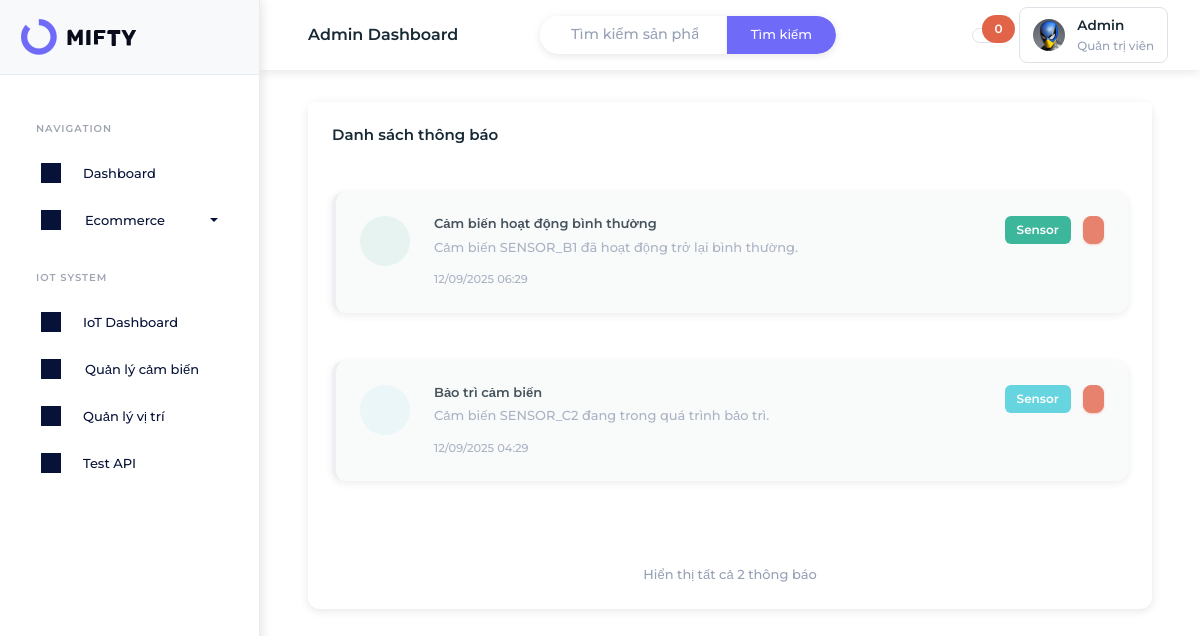
The app's page /admin/notifications/index.php?type=sensor with its own data.
### tables this page shows
CREATE TABLE IF NOT EXISTS notifications (
    id INT AUTO_INCREMENT PRIMARY KEY,
    title VARCHAR(255) NOT NULL,
    message TEXT NOT NULL,
    type ENUM('product', 'sensor', 'system', 'alert') DEFAULT 'system',
    icon VARCHAR(100) DEFAULT 'iconoir-bell',
    icon_color VARCHAR(50) DEFAULT 'primary',
    is_read BOOLEAN DEFAULT FALSE,
    related_id INT DEFAULT NULL COMMENT 'ID của sản phẩm, cảm biến hoặc entity liên quan',
    related_type VARCHAR(50) DEFAULT NULL COMMENT 'Loại entity liên quan: product, sensor, category',
    created_at TIMESTAMP DEFAULT CURRENT_TIMESTAMP,
    updated_at TIMESTAMP DEFAULT CURRENT_TIMESTAMP ON UPDATE CURRENT_TIMESTAMP
);

### admin/notifications/index.php (the view, shortened to what this page needs)
<?php
try {
    $database = new Database();
    $pdo = $database->getConnection();
    $page = isset($_GET['page']) ? (int)$_GET['page'] : 1;
    $limit = 6;
    $offset = ($page - 1) * $limit;
    $type_filter = isset($_GET['type']) ? $_GET['type'] : '';
    $status_filter = isset($_GET['status']) ? $_GET['status'] : '';
    $where_conditions = [];
    $params = [];
    if (!empty($type_filter)) {
        $where_conditions[] = "type = ?";
        $params[] = $type_filter;
    }
    $where_clause = !empty($where_conditions) ? "WHERE " . implode(" AND ", $where_conditions) : "";
    $count_sql = "SELECT COUNT(*) as total FROM notifications $where_clause";
    $count_stmt = $pdo->prepare($count_sql);
    $count_stmt->execute($params);
    $total_notifications = $count_stmt->fetch()['total'];
    $total_pages = ceil($total_notifications / $limit);
    $sql = "SELECT * FROM notifications $where_clause ORDER BY created_at DESC LIMIT " . (int)$limit . " OFFSET " . (int)$offset;
    $stmt = $pdo->prepare($sql);
    $stmt->execute($params);
    $notifications = $stmt->fetchAll(PDO::FETCH_ASSOC);
} catch(Exception $e) {
    $error = "Lỗi kết nối database: " . $e->getMessage();
    $notifications = [];
    $stats = ['total' => 0, 'unread' => 0, 'product' => 0, 'sensor' => 0, 'system' => 0, 'alert' => 0];
}
?>
<!DOCTYPE html>
<html lang="vi" dir="ltr" data-startbar="light" data-bs-theme="light">
<head>
    <link href="../../assets/css/bootstrap.min.css" rel="stylesheet" type="text/css" />
    <link href="../../assets/css/icons.min.css" rel="stylesheet" type="text/css" />
    <link href="../../assets/css/app.min.css" rel="stylesheet" type="text/css" />
    <link href="../../assets/css/font-consistency.css" rel="stylesheet" type="text/css" />
    <link href="../partials/layout.css" rel="stylesheet" type="text/css" />
</head>
<body>
    <?php include '../partials/sidebar.php'; ?>
    <div class="content-page">
        <div class="content">
            <?php include '../partials/header.php'; ?>
            <div class="container-fluid">
                <div class="row">
                    <div class="col-12">
                        <div class="card">
                            <div class="card-header">
                                <h5 class="card-title mb-0">Danh sách thông báo</h5>
                            </div>
                            <div class="card-body">
                                <?php if (!empty($notifications)): ?>
                                    <div class="row" id="notifications-list">
                                        <?php foreach ($notifications as $notification): ?>
                                            <div class="col-12 mb-3">
                                                <div class="card notification-card <?php echo $notification['is_read'] ? 'read' : 'unread'; ?>"
                                                     data-id="<?php echo $notification['id']; ?>">
                                                    <div class="card-body">
                                                        <div class="d-flex">
                                                            <div class="flex-shrink-0">
                                                                <div class="notification-icon bg-<?php echo $notification['icon_color']; ?>-subtle text-<?php echo $notification['icon_color']; ?>">
                                                                </div>
                                                            </div>
                                                            <div class="flex-grow-1 ms-3">
                                                                <div class="d-flex justify-content-between align-items-start">
                                                                    <div>
                                                                        <h6 class="mb-1 fw-semibold"><?php echo htmlspecialchars($notification['title']); ?></h6>
                                                                        <p class="text-muted mb-2"><?php echo htmlspecialchars($notification['message']); ?></p>
                                                                        <small class="text-muted">
                                                                            <?php echo date('d/m/Y H:i', strtotime($notification['created_at'])); ?>
                                                                        </small>
                                                                    </div>
                                                                    <div class="d-flex gap-2">
                                                                        <span class="badge bg-<?php echo $notification['icon_color']; ?>">
                                                                            <?php echo ucfirst($notification['type']); ?>
                                                                        </span>
                                                                        <button class="btn btn-sm btn-danger" onclick="deleteNotification(<?php echo $notification['id']; ?>)">
                                                                        </button>
                                                                    </div>
                                                                </div>
                                                            </div>
                                                        </div>
                                                    </div>
                                                </div>
                                            </div>
                                        <?php endforeach; ?>
                                    </div>
                                    <?php if ($total_pages > 1): ?>
                                        <div class="d-flex justify-content-between align-items-center mt-4">
                                            <div class="pagination-info">
                                                Hiển thị <?php echo $offset + 1; ?>-<?php echo min($offset + $limit, $total_notifications); ?>
                                                trong tổng số <?php echo $total_notifications; ?> thông báo
                                            </div>
                                            <nav aria-label="Phân trang thông báo">
                                                <ul class="pagination mb-0">
                                                    <?php if ($page > 1): ?>
                                                        <li class="page-item">
                                                            <a class="page-link" href="?page=<?php echo $page - 1; ?>&type=<?php echo $type_filter; ?>&status=<?php echo $status_filter; ?>" title="Trang trước">
                                                                <i class="iconoir-arrow-left"></i>
                                                            </a>
                                                        </li>
                                                    <?php endif; ?>
                                                    <?php
                                                    $start_page = max(1, $page - 2);
                                                    $end_page = min($total_pages, $page + 2);
                                                    if ($start_page > 1): ?>
                                                        <li class="page-item disabled">
                                                            <span class="page-link">...</span>
                                                        </li>
                                                    <?php endif; ?>
                                                    <?php for ($i = $start_page; $i <= $end_page; $i++): ?>
                                                        <li class="page-item <?php echo $i === $page ? 'active' : ''; ?>">
                                                            <a class="page-link" href="?page=<?php echo $i; ?>&type=<?php echo $type_filter; ?>&status=<?php echo $status_filter; ?>"><?php echo $i; ?></a>
                                                        </li>
                                                    <?php endfor; ?>
                                                    <?php if ($end_page < $total_pages): ?>
                                                        <li class="page-item disabled">
                                                            <span class="page-link">...</span>
                                                        </li>
                                                    <?php endif; ?>
                                                    <?php if ($page < $total_pages): ?>
                                                        <li class="page-item">
                                                            <a class="page-link" href="?page=<?php echo $page + 1; ?>&type=<?php echo $type_filter; ?>&status=<?php echo $status_filter; ?>" title="Trang sau">
                                                                <i class="iconoir-arrow-right"></i>
                                                            </a>
                                                        </li>
                                                    <?php endif; ?>
                                                </ul>
                                            </nav>
                                        </div>
                                    <?php else: ?>
                                        <div class="text-center text-muted mt-4">
                                            Hiển thị tất cả <?php echo $total_notifications; ?> thông báo
                                        </div>
                                    <?php endif; ?>
                                <?php endif; ?>
                            </div>
                        </div>
                    </div>
                </div>
            </div>
        </div>
    </div>
</body>
</html>

### admin/partials/layout.css (style rules this page uses)
.content-page { margin-top: 70px; margin-left: 260px; transition: margin-left 0.3s ease; min-height: calc(100vh - 70px); padding: 2rem; }
.container-fluid { padding: 0 1rem; }
.card { border: none; box-shadow: 0 2px 10px rgba(0,0,0,0.1); border-radius: 12px; transition: all 0.3s ease; }
.card-body { padding: 1.5rem; }
.btn { border-radius: 8px; font-weight: 500; transition: all 0.3s ease; }
.badge { font-size: 0.75rem; padding: 0.5rem 0.75rem; border-radius: 6px; }

### admin/notifications/index.php (style rules this page uses)
.notification-card { transition: all 0.3s ease; border-left: 4px solid transparent; }
.notification-card.read { border-left-color: #e9ecef; background-color: #f8f9fa; opacity: 0.8; }
.notification-icon { width: 50px; height: 50px; border-radius: 50%; display: flex; align-items: center; justify-content: center; font-size: 1.2rem; }

### records on screen
notifications: title "Cảm biến hoạt động bình thường", message "Cảm biến SENSOR_B1 đã hoạt động trở lại bình thường.", created_at "12/09/2025 06:29", type "Sensor"
notifications: title "Bảo trì cảm biến", message "Cảm biến SENSOR_C2 đang trong quá trình bảo trì.", created_at "12/09/2025 04:29", type "Sensor"

### other values on screen
$total_notifications "2"
